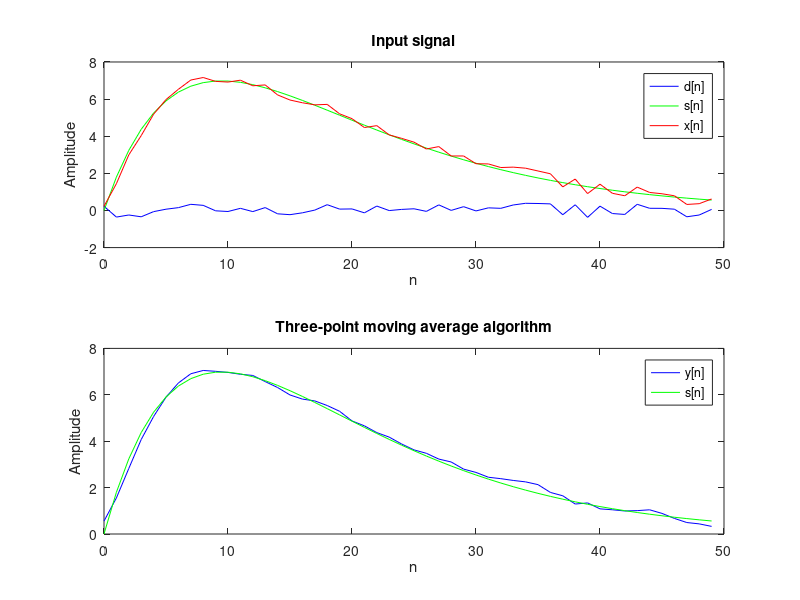

Recreate this plot in MATLAB.
%% Experiment - 1
% Example - 4
clc;
clear;
figure;

%% Input signals
L = 50;  % Sequence length
r = rand(1, L);  % Uniformly distributed random sequence
d = 0.8 * (r - 0.5);  % Random noise
n = 0 : 1 : L-1;  % Discrete time index
s = 2 * n .* (0.9 .^ n);  % Uncorrupted signal
x = s + d;  % Noise corrupted signal

subplot(211);
plot(n, d, 'b', n, s, 'g', n, x, 'r')
title('Input signal')
legend('d[n]', 's[n]', 'x[n]')
xlabel('n')
ylabel('Amplitude')

%% Three-point moving average algorithm
x1 = [0 0 x];  % x[n-1]
x2 = [0 x 0];  % x[n]
x3 = [x 0 0];  % x[n+1]
y = 1/3 * (x1 + x2 + x3);  % Three-point moving average
y(1) = []; y(end) = [];

subplot(212);
plot(n, y, 'b', n, s, 'g')
title('Three-point moving average algorithm')
legend('y[n]', 's[n]')
xlabel('n')
ylabel('Amplitude')
